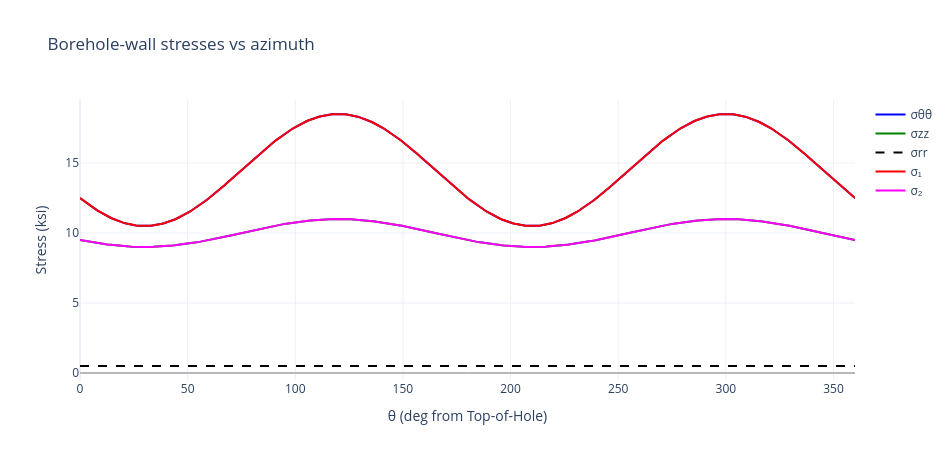

This figure's notebook cell:
### Markdown cell above
## Cartesian view — stress vs azimuth

### Code cell
theta_deg = theta  # deg from Top-of-Hole

fig = go.Figure()
fig.add_trace(go.Scatter(x=theta_deg, y=wall.sigma_tt / 1000, mode="lines",
                         name="σθθ", line=dict(color="blue")))
fig.add_trace(go.Scatter(x=theta_deg, y=wall.sigma_zz / 1000, mode="lines",
                         name="σzz", line=dict(color="green")))
fig.add_trace(go.Scatter(x=theta_deg, y=wall.sigma_rr / 1000, mode="lines",
                         name="σrr", line=dict(color="black", dash="dash")))
fig.add_trace(go.Scatter(x=theta_deg, y=principals.sigma_1 / 1000, mode="lines",
                         name="σ₁", line=dict(color="red", width=2)))
fig.add_trace(go.Scatter(x=theta_deg, y=principals.sigma_2 / 1000, mode="lines",
                         name="σ₂", line=dict(color="magenta", width=2)))
fig.add_hline(y=0, line=dict(color="gray", width=1))
fig.update_layout(
    title="Borehole-wall stresses vs azimuth",
    xaxis=dict(title="θ (deg from Top-of-Hole)", range=[0, 360]),
    yaxis_title="Stress (ksi)", template="plotly_white",
    height=460, width=950,
)
fig.show()

### Figure 1 — Plotly figure (JSON) as saved in the notebook; plotly's stock layout.template omitted (floating-point values rounded to 4 significant figures; data arrays with more than 128 entries replaced by an {"elided": "..."} marker saying what was removed)
{"data": [{"line": {"color": "blue"}, "mode": "lines", "name": "σθθ", "type": "scatter", "x": {"elided": "361 float values"}, "y": {"elided": "361 float values"}}, {"line": {"color": "green"}, "mode": "lines", "name": "σzz", "type": "scatter", "x": {"elided": "361 float values"}, "y": {"elided": "361 float values"}}, {"line": {"color": "black", "dash": "dash"}, "mode": "lines", "name": "σrr", "type": "scatter", "x": {"elided": "361 float values"}, "y": {"elided": "361 float values"}}, {"line": {"color": "red", "width": 2}, "mode": "lines", "name": "σ₁", "type": "scatter", "x": {"elided": "361 float values"}, "y": {"elided": "361 float values"}}, {"line": {"color": "magenta", "width": 2}, "mode": "lines", "name": "σ₂", "type": "scatter", "x": {"elided": "361 float values"}, "y": {"elided": "361 float values"}}], "layout": {"height": 460, "shapes": [{"line": {"color": "gray", "width": 1}, "type": "line", "x0": 0, "x1": 1, "xref": "x domain", "y0": 0, "y1": 0, "yref": "y"}], "title": {"text": "Borehole-wall stresses vs azimuth"}, "width": 950, "xaxis": {"range": [0, 360], "title": {"text": "θ (deg from Top-of-Hole)"}}, "yaxis": {"title": {"text": "Stress (ksi)"}}}}
